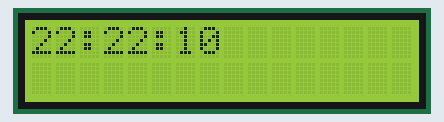
Bench run of a sketch on a simulated Arduino Uno, built with avr-gcc and run on an emulated ATmega328P. Shown: 16×2 character LCD. The local clock reads 2024-03-15 10:24:30 at power-on unless the sketch sets it; what the sketch prints to the serial monitor is not drawn.

Above: at 0.1 s.
At 4.2 s:
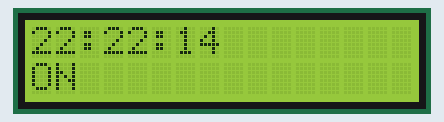
At 9.3 s:
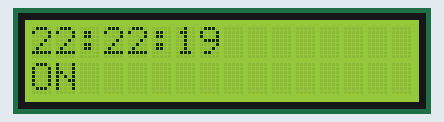
At 19.4 s:
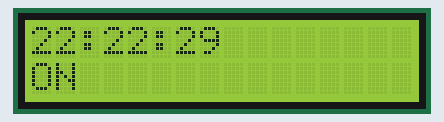
At 28.6 s:
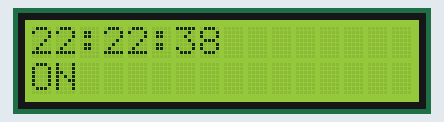
At 38.7 s:
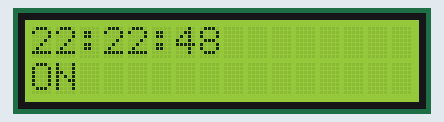

The sketch:

reloj.ino
```cpp
#include <virtuabotixRTC.h>
#include <Wire.h>
#include <LiquidCrystal_I2C.h>

int trigger = 3;
// Creation of the Real Time Clock Object
virtuabotixRTC myRTC(6, 7, 8);
LiquidCrystal_I2C lcd(0x27,16,2);

void setup() {
  pinMode(trigger, OUTPUT);
  lcd.init();
  lcd.backlight();

  Serial.begin(9600);

  // Set the current date, and time in the following format:
  // seconds, minutes, hours, day of the week, day of the month, month, year
  myRTC.setDS1302Time(10, 22, 22, 7, 22, 6, 2023);
}

void loop() {
  // This allows for the update of variables for time or accessing the individual elements.
  myRTC.updateTime();
  // Start printing elements as individuals
  Serial.print("Current Date / Time: ");
  Serial.print(myRTC.dayofmonth);
  Serial.print("/");
  Serial.print(myRTC.month);
  Serial.print("/");
  Serial.print(myRTC.year);
  Serial.print("  ");
  Serial.print(myRTC.hours);
  Serial.print(":");
  Serial.print(myRTC.minutes);
  Serial.print(":");
  Serial.println(myRTC.seconds);
  // Delay so the program doesn't print non-stop

  lcd.setCursor(0, 0);
  lcd.print(myRTC.hours);
  lcd.print(":");

  lcd.setCursor(3, 0);
  lcd.print(myRTC.minutes);
  lcd.print(":");

  lcd.setCursor(6, 0);
  lcd.print(myRTC.seconds);

  delay(1000);

  if (myRTC.hours < 24 && myRTC.hours >= 6) {
    digitalWrite(trigger, LOW);
    lcd.setCursor(0, 1);
    lcd.print("ON");
  } else {
    digitalWrite(trigger, HIGH);  // turn of pin3.
    lcd.setCursor(0, 1);
    lcd.print("OFF");
  }
}

 
```

Measured:
- what the display in image 1 shows lasts 1.1 s, from 4.1 s to 5.2 s
